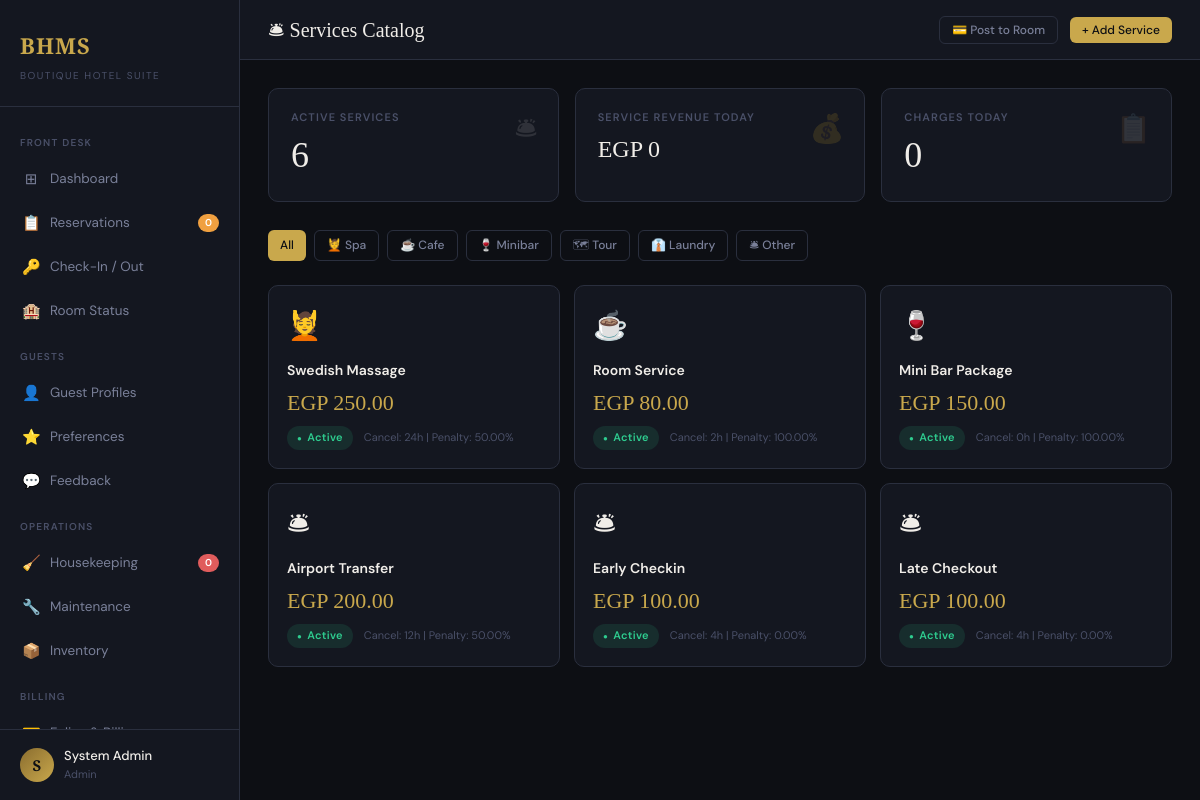
Page /implementation/services.php (signed in) on the committed database.
### tables this page shows
CREATE TABLE `services` (
  `service_id`       INT           NOT NULL AUTO_INCREMENT,
  `name`             VARCHAR(100)  NOT NULL,
  `category`         ENUM('Spa','Cafe','Minibar','Tour','Laundry','Other')
                                   NOT NULL DEFAULT 'Other',
  `price`            DECIMAL(10,2) NOT NULL,
  `cancellation_hrs` INT           NOT NULL DEFAULT 24,
  `penalty_pct`      DECIMAL(5,2)  NOT NULL DEFAULT 50.00,
  `active`           TINYINT(1)    NOT NULL DEFAULT 1,
  PRIMARY KEY (`service_id`)
);

### includes/auth.php (called while the page is built, shortened)
<?php
require_once __DIR__ . '/db.php';
class Auth {
    public static function role(): string {
        return $_SESSION['staff_role'] ?? '';
    }
    public static function can(array $roles): bool {
        return in_array(self::role(), $roles);
    }
}

### includes/db.php (called while the page is built, shortened)
<?php
class DatabaseConnection {
    private static ?DatabaseConnection $instance = null;
    private mysqli $conn;
    private string $host = 'localhost';
    private string $dbname = 'bhms';
    private string $user   = 'root';
    private string $pass   = '';
    private string $charset = 'utf8mb4';
    private function __construct() {
        $this->conn = new mysqli(
            $this->host,
            $this->user,
            $this->pass,
            $this->dbname,3307
        );
        $this->conn->set_charset($this->charset);
    }
    public static function getInstance(): DatabaseConnection {
        if (self::$instance === null) {
            self::$instance = new DatabaseConnection();
        }
        return self::$instance;
    }
    public function query(string $sql, string $types = '', ...$params): mysqli_result|bool {
        if (empty($params)) {
            return $this->conn->query($sql);
        }
        $stmt = $this->conn->prepare($sql);
        $stmt->bind_param($types, ...$params);
        $stmt->execute();
        $result = $stmt->get_result();
        return $result ?: true;
    }
    public function fetchAll(string $sql, string $types = '', ...$params): array {
        $result = $this->query($sql, $types, ...$params);
        return $result->fetch_all(MYSQLI_ASSOC);
    }
    public function fetchOne(string $sql, string $types = '', ...$params): ?array {
        $result = $this->query($sql, $types, ...$params);
        return $result->fetch_assoc() ?: null;
    }
}
function db(): DatabaseConnection {
    return DatabaseConnection::getInstance();
}

### implementation/services.php (the view, shortened to what this page needs)
<?php
require_once 'includes/auth.php';
$db = db();
$filter_cat = $_GET['cat'] ?? '';
$services = $db->fetchAll(
    "SELECT * FROM services " . ($filter_cat ? "WHERE category='{$filter_cat}'" : "") . " ORDER BY category, name"
);
$categories = ['Spa','Cafe','Minibar','Tour','Laundry','Other'];
$stats = [
    'total'    => $db->fetchOne("SELECT COUNT(*) c FROM services WHERE active=1")['c'] ?? 0,
    'revenue'  => $db->fetchOne("SELECT COALESCE(SUM(fc.amount),0) s FROM folio_charges fc WHERE fc.charge_type='Service' AND DATE(fc.charged_at)=CURDATE()")['s'] ?? 0,
    'today'    => $db->fetchOne("SELECT COUNT(*) c FROM folio_charges WHERE charge_type='Service' AND DATE(charged_at)=CURDATE()")['c'] ?? 0,
];
$categoryIcons = ['Spa'=>'💆','Cafe'=>'☕','Minibar'=>'🍷','Tour'=>'🗺','Laundry'=>'👔','Other'=>'🛎'];
?>
<!DOCTYPE html>
<html lang="en">
<head>
<link rel="stylesheet" href="css/style.css">
</head>
<body>
<div class="wrapper">
  <?php include 'includes/sidebar.php'; ?>
  <div class="main">
    <div class="topbar">
      <div class="topbar-title">🛎 Services Catalog</div>
      <div class="topbar-actions">
        <button onclick="document.getElementById('posModal').classList.add('show')" class="btn btn-outline btn-sm">💳 Post to Room</button>
        <?php if (Auth::can(['Manager','Admin'])): ?>
        <button onclick="document.getElementById('createModal').classList.add('show')" class="btn btn-gold btn-sm">+ Add Service</button>
        <?php endif; ?>
      </div>
    </div>
    <div class="content">
      <div class="stat-grid" style="grid-template-columns:repeat(3,1fr)">
        <div class="stat-card"><div class="stat-icon">🛎</div><div class="stat-label">Active Services</div><div class="stat-value"><?= $stats['total'] ?></div></div>
        <div class="stat-card"><div class="stat-icon">💰</div><div class="stat-label">Service Revenue Today</div><div class="stat-value" style="font-size:24px">EGP <?= number_format($stats['revenue']) ?></div></div>
        <div class="stat-card"><div class="stat-icon">📋</div><div class="stat-label">Charges Today</div><div class="stat-value"><?= $stats['today'] ?></div></div>
      </div>
      <div style="display:flex;gap:8px;margin-bottom:24px;flex-wrap:wrap">
        <a href="services.php" class="btn <?= !$filter_cat?'btn-gold':'btn-outline' ?> btn-sm">All</a>
        <?php foreach ($categories as $cat): ?>
        <a href="services.php?cat=<?= $cat ?>" class="btn <?= $filter_cat===$cat?'btn-gold':'btn-outline' ?> btn-sm">
          <?= $categoryIcons[$cat] ?? '🛎' ?> <?= $cat ?>
        </a>
        <?php endforeach; ?>
      </div>
      <div class="service-grid">
        <?php foreach ($services as $s): ?>
        <div class="service-card <?= !$s['active']?'opacity-50':'' ?>"
             onclick="openEdit(<?= $s['service_id'] ?>,'<?= htmlspecialchars(addslashes($s['name'])) ?>',<?= $s['price'] ?>,<?= $s['cancellation_hrs'] ?>,<?= $s['penalty_pct'] ?>,<?= $s['active'] ?>,'<?= $s['category'] ?>')">
          <div class="service-icon"><?= $categoryIcons[$s['category']] ?? '🛎' ?></div>
          <div class="service-name"><?= htmlspecialchars($s['name']) ?></div>
          <div class="service-price">EGP <?= number_format($s['price'], 2) ?></div>
          <div class="service-meta">
            <span class="badge badge-<?= $s['active']?'green':'red' ?>"><?= $s['active']?'Active':'Inactive' ?></span>
            <span style="margin-left:8px">Cancel: <?= $s['cancellation_hrs'] ?>h | Penalty: <?= $s['penalty_pct'] ?>%</span>
          </div>
        </div>
        <?php endforeach; ?>
      </div>
    </div>
  </div>
</div>
</body></html>

### css/style.css (style rules this page uses)
:root { --gold: #C9A84C; --gold-light: #E8C97A; --gold-dim: #8A6D2F; --bg-deep: #0D0F14; --bg-card: #141720; --bg-panel: #1A1E28; --bg-hover: #1F2433; --border: #2A2F3E; --border-gold: rgba(201,168,76,0.25); --text-primary:#F0EDE8; --text-muted: #7A8099; --text-dim: #4A5068; --green: #2ECC8F; --green-dim: rgba(46,204,143,0.12); --red: #E05C5C; --red-dim: rgba(224,92,92,0.12); --blue: #5B9CF6; --blue-dim: rgba(91,156,246,0.12); --amber: #F0A040; --amber-dim: rgba(240,160,64,0.12); --radius: 10px; --radius-sm: 6px; --shadow: 0 4px 24px rgba(0,0,0,0.4); --shadow-gold: 0 0 30px rgba(201,168,76,0.08); --sidebar-w: 240px; --transition: 0.2s ease; }
*, *::before, *::after { box-sizing: border-box; margin: 0; padding: 0; }
body { font-family: 'DM Sans', sans-serif; background: var(--bg-deep); color: var(--text-primary); min-height: 100vh; font-size: 14px; line-height: 1.6; }
.wrapper { display: flex; min-height: 100vh; }
.main { margin-left: var(--sidebar-w); flex: 1; display: flex; flex-direction: column; min-height: 100vh; }
.topbar { background: var(--bg-card); border-bottom: 1px solid var(--border); padding: 0 28px; height: 60px; display: flex; align-items: center; justify-content: space-between; position: sticky; top: 0; z-index: 50; }
.topbar-title { font-family: 'Cormorant Garamond', serif; font-size: 20px; font-weight: 500; color: var(--text-primary); }
.topbar-actions { display: flex; align-items: center; gap: 12px; }
.content { padding: 28px; flex: 1; }
.stat-grid { display: grid; grid-template-columns: repeat(auto-fit, minmax(200px, 1fr)); gap: 16px; margin-bottom: 28px; }
.stat-card { background: var(--bg-card); border: 1px solid var(--border); border-radius: var(--radius); padding: 20px 22px; position: relative; overflow: hidden; transition: var(--transition); }
.stat-card::before { content: ''; position: absolute; top: 0; left: 0; right: 0; height: 2px; background: var(--gold); opacity: 0; transition: var(--transition); }
.stat-label { font-size: 11px; font-weight: 600; letter-spacing: 0.1em; text-transform: uppercase; color: var(--text-dim); margin-bottom: 10px; }
.stat-value { font-family: 'Cormorant Garamond', serif; font-size: 36px; font-weight: 500; color: var(--text-primary); line-height: 1; margin-bottom: 8px; }
.stat-icon { position: absolute; top: 18px; right: 20px; font-size: 28px; opacity: 0.12; }
.btn { display: inline-flex; align-items: center; gap: 7px; padding: 8px 16px; border-radius: var(--radius-sm); font-family: 'DM Sans', sans-serif; font-size: 13px; font-weight: 500; cursor: pointer; border: none; transition: var(--transition); text-decoration: none; white-space: nowrap; }
.btn-gold { background: var(--gold); color: var(--bg-deep); }
.btn-outline { background: transparent; color: var(--text-muted); border: 1px solid var(--border); }
.btn-sm { padding: 5px 12px; font-size: 12px; }
.badge { display: inline-flex; align-items: center; gap: 5px; padding: 3px 10px; border-radius: 20px; font-size: 11px; font-weight: 600; letter-spacing: 0.03em; }
.badge::before { content: '●'; font-size: 8px; }
.badge-green { background: var(--green-dim); color: var(--green); }

### implementation/services.php (style rules this page uses)
.service-card { background:var(--bg-card);border:1px solid var(--border);border-radius:var(--radius);padding:18px;transition:var(--transition);cursor:pointer }
.service-grid { display:grid;grid-template-columns:repeat(auto-fill,minmax(220px,1fr));gap:14px }
.service-icon { font-size:28px;margin-bottom:10px }
.service-name { font-size:14px;font-weight:600;color:var(--text-primary);margin-bottom:4px }
.service-price { font-family:'Cormorant Garamond',serif;font-size:22px;color:var(--gold) }
.service-meta { font-size:11px;color:var(--text-dim);margin-top:6px }

### rows in the picture
services: category "💆", name "Swedish Massage", price "250.00", active "Active", cancellation_hrs "24", penalty_pct "50.00"
services: category "☕", name "Room Service", price "80.00", active "Active", cancellation_hrs "2", penalty_pct "100.00"
services: category "🍷", name "Mini Bar Package", price "150.00", active "Active", cancellation_hrs "0", penalty_pct "100.00"
services: category "🛎", name "Airport Transfer", price "200.00", active "Active", cancellation_hrs "12", penalty_pct "50.00"
services: category "🛎", name "Early Checkin", price "100.00", active "Active", cancellation_hrs "4", penalty_pct "0.00"
services: category "🛎", name "Late Checkout", price "100.00", active "Active", cancellation_hrs "4", penalty_pct "0.00"

### other values in the picture
substr($_SESSION['staff_name'] ?? 'A', 0, 1) "S"
$_SESSION['staff_name'] "System Admin"
$_SESSION['staff_role'] "Admin"
$stats['total'] "6"
$stats['revenue'] "0"
$stats['today'] "0"
$categoryIcons[$cat] "💆"
$cat "Spa"
$categoryIcons[$cat] "☕"
$cat "Cafe"
$categoryIcons[$cat] "🍷"
$cat "Minibar"
$categoryIcons[$cat] "🗺"
$cat "Tour"
$categoryIcons[$cat] "👔"
